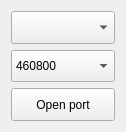
<?xml version="1.0" encoding="UTF-8"?>
<ui version="4.0">
 <class>Settings</class>
 <widget class="QWidget" name="Settings">
  <property name="geometry">
   <rect>
    <x>0</x>
    <y>0</y>
    <width>126</width>
    <height>132</height>
   </rect>
  </property>
  <property name="windowTitle">
   <string>Form</string>
  </property>
  <layout class="QGridLayout" name="gridLayout">
   <item row="0" column="0">
    <widget class="QComboBox" name="com_1">
     <property name="sizePolicy">
      <sizepolicy hsizetype="Preferred" vsizetype="Expanding">
       <horstretch>0</horstretch>
       <verstretch>0</verstretch>
      </sizepolicy>
     </property>
     <property name="layoutDirection">
      <enum>Qt::LeftToRight</enum>
     </property>
     <property name="autoFillBackground">
      <bool>false</bool>
     </property>
     <property name="editable">
      <bool>false</bool>
     </property>
     <property name="insertPolicy">
      <enum>QComboBox::InsertAtBottom</enum>
     </property>
     <property name="sizeAdjustPolicy">
      <enum>QComboBox::AdjustToContentsOnFirstShow</enum>
     </property>
    </widget>
   </item>
   <item row="1" column="0">
    <widget class="QComboBox" name="com_2">
     <property name="sizePolicy">
      <sizepolicy hsizetype="Preferred" vsizetype="Expanding">
       <horstretch>0</horstretch>
       <verstretch>0</verstretch>
      </sizepolicy>
     </property>
     <property name="sizeAdjustPolicy">
      <enum>QComboBox::AdjustToContentsOnFirstShow</enum>
     </property>
     <item>
      <property name="text">
       <string>460800</string>
      </property>
     </item>
    </widget>
   </item>
   <item row="2" column="0">
    <widget class="QPushButton" name="btn_2">
     <property name="sizePolicy">
      <sizepolicy hsizetype="Preferred" vsizetype="Expanding">
       <horstretch>0</horstretch>
       <verstretch>0</verstretch>
      </sizepolicy>
     </property>
     <property name="text">
      <string>Open port</string>
     </property>
    </widget>
   </item>
  </layout>
 </widget>
 <resources/>
 <connections/>
</ui>
